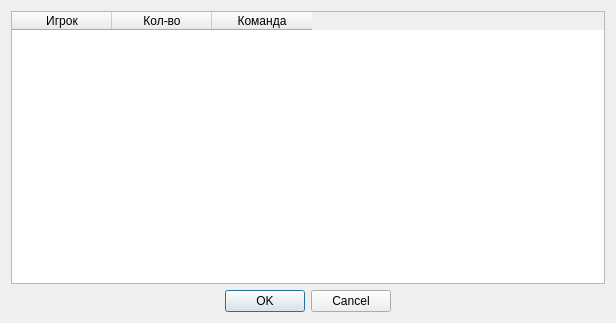
<?xml version="1.0" encoding="UTF-8"?>
<ui version="4.0">
 <class>Reporter</class>
 <widget class="QDialog" name="Reporter">
  <property name="geometry">
   <rect>
    <x>0</x>
    <y>0</y>
    <width>616</width>
    <height>323</height>
   </rect>
  </property>
  <property name="windowTitle">
   <string>Dialog</string>
  </property>
  <layout class="QVBoxLayout" name="verticalLayout">
   <item>
    <widget class="QTableWidget" name="table">
     <property name="contextMenuPolicy">
      <enum>Qt::CustomContextMenu</enum>
     </property>
     <column>
      <property name="text">
       <string>Игрок</string>
      </property>
     </column>
     <column>
      <property name="text">
       <string>Кол-во</string>
      </property>
     </column>
     <column>
      <property name="text">
       <string>Команда</string>
      </property>
     </column>
    </widget>
   </item>
   <item>
    <widget class="QDialogButtonBox" name="buttonBox">
     <property name="orientation">
      <enum>Qt::Horizontal</enum>
     </property>
     <property name="standardButtons">
      <set>QDialogButtonBox::Cancel|QDialogButtonBox::Ok</set>
     </property>
     <property name="centerButtons">
      <bool>true</bool>
     </property>
    </widget>
   </item>
  </layout>
 </widget>
 <resources/>
 <connections>
  <connection>
   <sender>buttonBox</sender>
   <signal>accepted()</signal>
   <receiver>Reporter</receiver>
   <slot>accept()</slot>
   <hints>
    <hint type="sourcelabel">
     <x>248</x>
     <y>254</y>
    </hint>
    <hint type="destinationlabel">
     <x>157</x>
     <y>274</y>
    </hint>
   </hints>
  </connection>
  <connection>
   <sender>buttonBox</sender>
   <signal>rejected()</signal>
   <receiver>Reporter</receiver>
   <slot>reject()</slot>
   <hints>
    <hint type="sourcelabel">
     <x>316</x>
     <y>260</y>
    </hint>
    <hint type="destinationlabel">
     <x>286</x>
     <y>274</y>
    </hint>
   </hints>
  </connection>
 </connections>
</ui>
